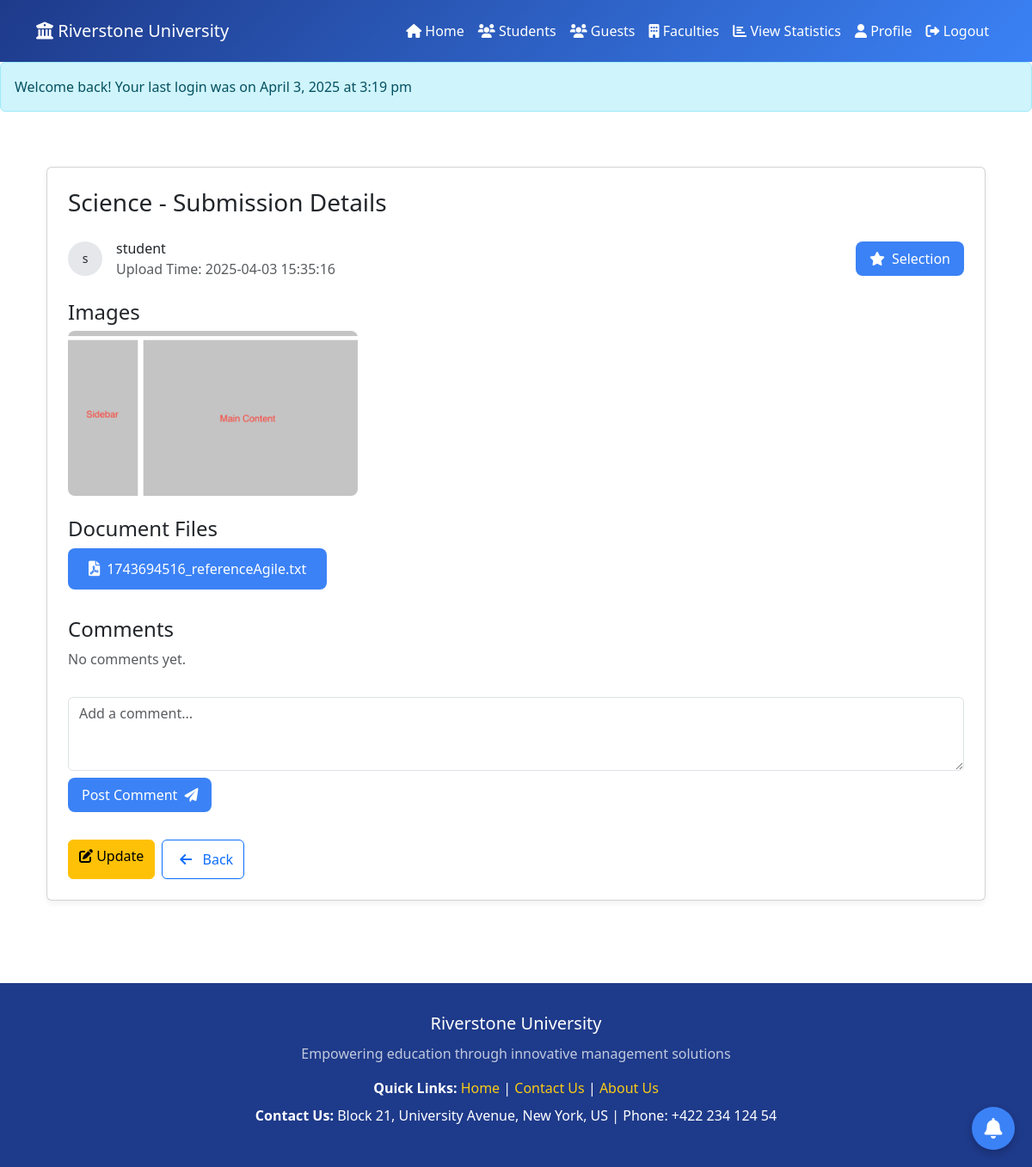
The page /src/Coordinator/design/viewdetail.php?id=15 (signed in) on the database its author committed.
### tables this page shows
CREATE TABLE `articles` (
  `article_id` int(11) NOT NULL,
  `user_id` int(11) NOT NULL,
  `title` varchar(255) NOT NULL,
  `status` varchar(30) DEFAULT NULL,
  `created_at` timestamp NOT NULL DEFAULT current_timestamp(),
  `updated_at` timestamp NOT NULL DEFAULT current_timestamp() ON UPDATE current_timestamp()
);

CREATE TABLE `faculties` (
  `id` int(11) NOT NULL,
  `faculty_name` varchar(30) NOT NULL,
  `created_at` timestamp NOT NULL DEFAULT current_timestamp()
);

CREATE TABLE `users` (
  `id` int(11) NOT NULL,
  `name` varchar(50) NOT NULL,
  `email` varchar(50) NOT NULL,
  `address` varchar(50) DEFAULT NULL,
  `phone` varchar(50) DEFAULT NULL,
  `password` varchar(255) NOT NULL,
  `faculty_id` int(11) DEFAULT NULL,
  `created_at` timestamp NOT NULL DEFAULT current_timestamp(),
  `last_login` timestamp NULL DEFAULT NULL
);

### _classes/Libs/Database/MySQL.php (called while the page is built, shortened)
<?php
class MySQL{
    private $dbhost;
    private $dbuser;
    private $dbpass;
    private $dbname;
    public function __construct(
        $dbhost="localhost",
        $dbuser="root",
        $dbpass="",
        $dbname="ewsd")
    {
        $this->dbhost=$dbhost;
        $this->dbuser=$dbuser;
        $this->dbpass=$dbpass;
        $this->dbname=$dbname;
    }
    public function connect(){
        try{
            $this->db=new PDO("mysql:dbhost=$this->dbhost;
            dbname=$this->dbname",
            $this->dbuser,
            $this->dbpass,
            [
                PDO::ATTR_ERRMODE => PDO::ERRMODE_EXCEPTION,
                PDO::ATTR_DEFAULT_FETCH_MODE => PDO::FETCH_OBJ,
            ]
            );
            return $this->db;
        }catch(PDOException $e){
            echo $e->getMessage();
            exit();
        }
    }
}

### _classes/Libs/Database/ArticleTable.php (called while the page is built, shortened)
<?php
class ArticleTable
{
    private $db;
    public function __construct(MySQL $mysql)
    {
        $this->db = $mysql->connect();
    }
    public function articlebyfacultydetail($article_id)
    {
        try {
            $statement = $this->db->prepare(
                "SELECT a.article_id, a.title, a.status, a.created_at,
             GROUP_CONCAT(DISTINCT d.docfile SEPARATOR ',') as documents,
             GROUP_CONCAT(DISTINCT i.imagefile SEPARATOR ',') as images,
             u.name, f.faculty_name
            FROM articles a
            LEFT JOIN doc_attachment d ON a.article_id = d.article_id
            LEFT JOIN img_attachment i ON a.article_id = i.article_id
            LEFT JOIN users u ON a.user_id = u.id
            LEFT JOIN faculties f ON u.faculty_id = f.id
            WHERE a.article_id = :article_id
            GROUP BY a.article_id"
            );
            $statement->execute(['article_id' => $article_id]);
            return $statement->fetch(PDO::FETCH_ASSOC);
        } catch (PDOException $e) {
            echo "Error:" . $e->getMessage();
            exit();
        }
    }
}

### src/Coordinator/design/viewdetail.php (the view, shortened to what this page needs)
<?php
$table = new ArticleTable(new MySQL);
$article_id = $_GET['id'];
$details = $table->articlebyfacultydetail($article_id);
?>
<!DOCTYPE html>
<html lang="en">
<head>
    <link href="https://cdn.jsdelivr.net/npm/bootstrap@5.3.0/dist/css/bootstrap.min.css" rel="stylesheet">
    <link rel="stylesheet" href="https://cdnjs.cloudflare.com/ajax/libs/font-awesome/6.0.0/css/all.min.css">
</head>
<body>
    <?php include "headermc.php"; ?>
    <main class="container mx-auto px-4 py-5">
        <div class="card p-4">
            <h3 class="text-lg font-medium text-gray-900 mb-4"><?php echo $details['faculty_name']; ?> - Submission Details</h3>
            <div class="d-flex align-items-center mb-4">
                <div class="contributor-icon me-3"><?php echo substr($details['name'], 0, 1); ?></div>
                <div>
                    <span class="font-medium text-gray-900"><?php echo $details['name']; ?></span>
                    <div class="text-sm text-muted">Upload Time: <?php echo $details['created_at']; ?></div>
                </div>
                <form action="../code/updatestatus.php" method="post" class="ms-auto">
                    <?php if ($details['status'] == "selected") : ?>
                        <h3>Article has been selected</h3>
                    <?php else: ?>
                        <button class="btn-selection ms-auto"><i class="fas fa-star"></i> Selection</button>
                    <?php endif ?>
                </form>
            </div>
            <div class="mb-4">
                <h4 class="text-md font-medium text-gray-900 mb-2">Images</h4>
                <div class="row g-3">
                    <?php
                    if (!empty($details['images'])) {
                        $images = explode(',', $details['images']);
                        foreach ($images as $image) {
                            $image = trim($image);
                            if (!empty($image)) {
                    ?>
                                <div class="col-md-4">
                                    <img
                                        src="../../../uploads/images/<?php echo htmlspecialchars($image); ?>"
                                        alt="<?php echo htmlspecialchars($details['name']); ?>'s image"
                                        class="submission-image"
                                        data-bs-toggle="modal"
                                        data-bs-target="#imageModal<?php echo md5($image); ?>">
                                </div>
                    <?php
                            }
                        }
                    } else {
                        echo '<p class="text-muted">No images available</p>';
                    }
                    ?>
                </div>
            </div>
            <div class="mb-4">
                <h4 class="text-md font-medium text-gray-900 mb-2">Document Files</h4>
                <?php
                if (!empty($details['documents'])) {
                    $documents = explode(',', $details['documents']);
                    foreach ($documents as $doc) {
                        $doc = trim($doc);
                        if (!empty($doc)) {
                ?>
                            <div class="mb-2">
                                <a href="../../../uploads/documents/<?php echo htmlspecialchars($doc); ?>" target="_blank" class="pdf-link-btn">
                                    <i class="fas fa-file-pdf"></i> <?php echo htmlspecialchars($doc); ?>
                                </a>
                            </div>
                <?php
                        }
                    }
                } else {
                    echo '<p class="text-muted">No documents available</p>';
                }
                ?>
            </div>
            <?php
            $comments = $table->getCommnetbyarticleid($article_id);
            ?>
            <div class="mb-4">
                <h4 class="text-md font-medium text-gray-900 mb-2">Comments</h4>
                <div class="comment-section">
                    <?php if (empty($comments)) { ?>
                        <p class="text-muted">No comments yet.</p>
                    <?php } ?>
                </div>
                <form action="../../Students/code/comments.php" method="POST" class="mt-3">
                    <div class="mb-2">
                        <textarea class="form-control" name="comment_text" rows="3" placeholder="Add a comment..." required></textarea>
                    </div>
                    <button type="submit" class="btn-submit-comment">
                        Post Comment <i class="fas fa-paper-plane"></i>
                    </button>
                </form>
            </div>
            <div class="mt-2 d-flex gap-2">
                <a href="update_article.php?id=<?= $article_id ?>" class="btn btn-warning">
                    <i class="fas fa-edit"></i> Update
                </a>
                <a href="viewarticlebyfaculty1.php" class="btn btn-outline-primary">
                    <i class="fa-solid fa-arrow-left p-2"></i> Back
                </a>
            </div>
        </div>
    </main>
    <button class="btn-notification" data-bs-toggle="modal" data-bs-target="#notificationModal">
        <i class="fas fa-bell"></i>
    </button>
    <?php include "notifications.php"; ?>
    <?php include "footer.php"; ?>
</body>
</html>

### src/Coordinator/design/viewdetail.php (style rules this page uses)
:root { --primary-dark: #1e3a8a; --primary-light: #3b82f6; --accent: #facc15; --light-bg: #f8fafc; --card-bg: #ffffff; --text-muted: #64748b; }
body { background-color: var(--light-bg); font-family: 'Segoe UI', Tahoma, Geneva, Verdana, sans-serif; }
.container { max-width: 1200px; }
.card { background: var(--card-bg); border: 1px solid #e5e7eb; border-radius: 12px; box-shadow: 0 4px 6px rgba(0, 0, 0, 0.05); }
.contributor-icon { width: 2.5rem; height: 2.5rem; background-color: #e5e7eb; border-radius: 50%; display: flex; align-items: center; justify-content: center; font-size: 0.875rem; }
.submission-image { width: 100%; height: 12rem; object-fit: cover; border-radius: 8px; cursor: pointer; transition: transform 0.2s ease; }
.pdf-link-btn { background-color: var(--primary-light); color: #ffffff; border: none; border-radius: 8px; padding: 0.75rem 1.5rem; font-size: 1rem; font-weight: 500; text-decoration: none; display: inline-flex; align-items: center; gap: 0.5rem; transition: background-color 0.2s ease, transform 0.2s ease; }
.pdf-link-btn i { font-size: 1.1rem; }
.comment-section { max-height: 300px; overflow-y: auto; }
.btn-submit-comment { background-color: var(--primary-light); color: #ffffff; border: none; border-radius: 8px; padding: 0.5rem 1rem; font-size: 1rem; display: flex; align-items: center; gap: 0.5rem; transition: background-color 0.2s ease; }
.btn-submit-comment i { font-size: 1rem; }
.btn-selection { background-color: var(--primary-light); color: #ffffff; border: none; border-radius: 8px; padding: 0.5rem 1rem; font-size: 1rem; display: inline-flex; align-items: center; gap: 0.5rem; transition: background-color 0.2s ease, transform 0.2s ease; }
.btn-selection i { font-size: 1rem; }
.btn-notification { position: fixed; bottom: 20px; right: 20px; background-color: var(--primary-light); border: none; border-radius: 50%; width: 50px; height: 50px; font-size: 1.5rem; color: white; display: flex; align-items: center; justify-content: center; box-shadow: 0 4px 10px rgba(0, 0, 0, 0.2); transition: all 0.3s ease; z-index: 1000; }

### src/Coordinator/design/headermc.php (style rules this page uses)
:root { --primary-dark: #1e3a8a; --primary-light: #3b82f6; --accent: #facc15; --light-bg: #f8fafc; }

### src/Coordinator/design/footer.php (style rules this page uses)
:root { --primary-dark: #1e3a8a; --primary-light: #3b82f6; --secondary: #64748b; --accent: #facc15; --light-bg: #f8fafc; --card-bg: #ffffff; }

### rows shown on the page
articles: faculties.faculty_name "Science", user.name "s", user.name "student", created_at "2025-04-03 15:35:16", doc "1743694516_referenceAgile.txt"

### other values the page prints
$_SESSION['login_message'] "Welcome back! Your last login was on April 3, 2025 at 3:19 pm"
